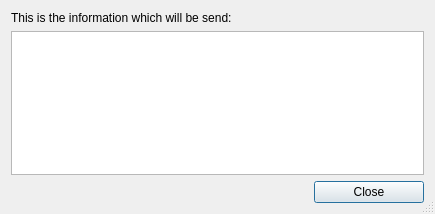
<ui version="4.0" >
 <class>InfoView</class>
 <widget class="QDialog" name="InfoView" >
  <property name="geometry" >
   <rect>
    <x>0</x>
    <y>0</y>
    <width>435</width>
    <height>214</height>
   </rect>
  </property>
  <property name="windowTitle" >
   <string>Information View</string>
  </property>
  <property name="windowIcon" >
   <iconset resource="../resources/resources.qrc" >:/error/images/view.png</iconset>
  </property>
  <property name="sizeGripEnabled" >
   <bool>true</bool>
  </property>
  <layout class="QGridLayout" >
   <item row="0" column="0" >
    <widget class="QLabel" name="lblInformation" >
     <property name="text" >
      <string>This is the information which will be send:</string>
     </property>
    </widget>
   </item>
   <item row="1" column="0" >
    <widget class="QTextEdit" name="rchInformation" >
     <property name="readOnly" >
      <bool>true</bool>
     </property>
    </widget>
   </item>
   <item row="2" column="0" >
    <layout class="QHBoxLayout" >
     <item>
      <spacer>
       <property name="orientation" >
        <enum>Qt::Horizontal</enum>
       </property>
       <property name="sizeHint" >
        <size>
         <width>321</width>
         <height>20</height>
        </size>
       </property>
      </spacer>
     </item>
     <item>
      <widget class="QPushButton" name="btnClose" >
       <property name="minimumSize" >
        <size>
         <width>110</width>
         <height>0</height>
        </size>
       </property>
       <property name="text" >
        <string>Close</string>
       </property>
      </widget>
     </item>
    </layout>
   </item>
  </layout>
 </widget>
 <resources>
  <include location="../resources/resources.qrc" />
 </resources>
 <connections>
  <connection>
   <sender>btnClose</sender>
   <signal>clicked()</signal>
   <receiver>InfoView</receiver>
   <slot>accept()</slot>
   <hints>
    <hint type="sourcelabel" >
     <x>377</x>
     <y>185</y>
    </hint>
    <hint type="destinationlabel" >
     <x>431</x>
     <y>141</y>
    </hint>
   </hints>
  </connection>
 </connections>
</ui>
